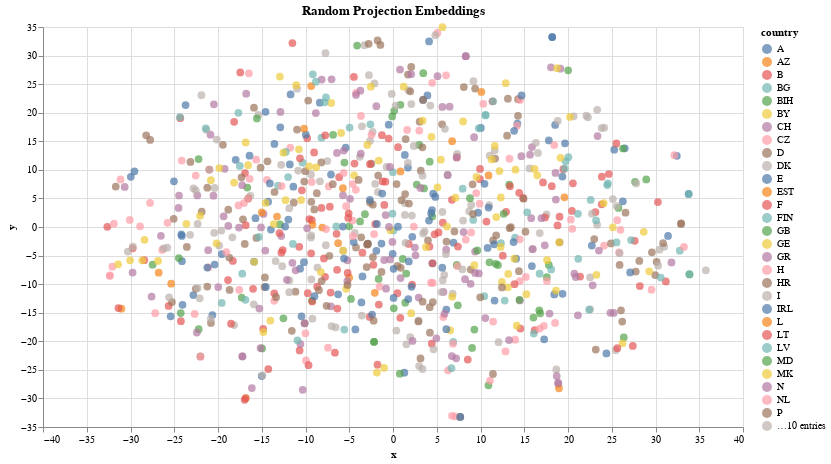

Vega-Lite specification for this chart:
### Vega-Lite specification from a JSON file in a GitHub repository (floating-point values rounded to 4 significant figures; data arrays with more than 128 entries replaced by an {"elided": "..."} marker saying what was removed)
{"config": {"view": {"continuousWidth": 400, "continuousHeight": 300}}, "data": {"name": "data-3bc2c94df1296ee4d88d8947d9e97195"}, "mark": {"type": "circle", "size": 60}, "encoding": {"color": {"type": "nominal", "field": "country"}, "tooltip": [{"type": "nominal", "field": "place"}, {"type": "nominal", "field": "country"}], "x": {"type": "quantitative", "field": "x"}, "y": {"type": "quantitative", "field": "y"}}, "height": 400, "title": "Random Projection Embeddings", "width": 700, "$schema": "https://vega.github.io/schema/vega-lite/v4.8.1.json", "datasets": {"data-3bc2c94df1296ee4d88d8947d9e97195": {"elided": "894 records"}}}
